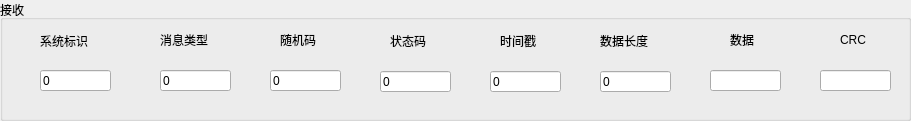
     <widget class="QGroupBox" name="groupBox_35">
      <property name="geometry">
       <rect>
        <x>650</x>
        <y>580</y>
        <width>911</width>
        <height>121</height>
       </rect>
      </property>
      <property name="title">
       <string>接收</string>
      </property>
      <widget class="QLabel" name="label_63">
       <property name="geometry">
        <rect>
         <x>1570</x>
         <y>40</y>
         <width>41</width>
         <height>21</height>
        </rect>
       </property>
       <property name="text">
        <string>X向</string>
       </property>
      </widget>
      <widget class="QLabel" name="label_64">
       <property name="geometry">
        <rect>
         <x>1680</x>
         <y>40</y>
         <width>41</width>
         <height>21</height>
        </rect>
       </property>
       <property name="text">
        <string>X向</string>
       </property>
      </widget>
      <widget class="QLabel" name="label_126">
       <property name="geometry">
        <rect>
         <x>40</x>
         <y>30</y>
         <width>71</width>
         <height>21</height>
        </rect>
       </property>
       <property name="text">
        <string>系统标识</string>
       </property>
      </widget>
      <widget class="QLineEdit" name="rec_randomCode">
       <property name="enabled">
        <bool>true</bool>
       </property>
       <property name="geometry">
        <rect>
         <x>270</x>
         <y>70</y>
         <width>71</width>
         <height>21</height>
        </rect>
       </property>
       <property name="text">
        <string>0</string>
       </property>
      </widget>
      <widget class="QLineEdit" name="rec_time">
       <property name="enabled">
        <bool>true</bool>
       </property>
       <property name="geometry">
        <rect>
         <x>490</x>
         <y>71</y>
         <width>71</width>
         <height>21</height>
        </rect>
       </property>
       <property name="text">
        <string>0</string>
       </property>
      </widget>
      <widget class="QLineEdit" name="rec_statue_code">
       <property name="enabled">
        <bool>true</bool>
       </property>
       <property name="geometry">
        <rect>
         <x>380</x>
         <y>71</y>
         <width>71</width>
         <height>21</height>
        </rect>
       </property>
       <property name="text">
        <string>0</string>
       </property>
      </widget>
      <widget class="QLabel" name="label_127">
       <property name="geometry">
        <rect>
         <x>160</x>
         <y>29</y>
         <width>71</width>
         <height>21</height>
        </rect>
       </property>
       <property name="text">
        <string>消息类型</string>
       </property>
      </widget>
      <widget class="QLineEdit" name="rec_msg_id">
       <property name="enabled">
        <bool>true</bool>
       </property>
       <property name="geometry">
        <rect>
         <x>160</x>
         <y>70</y>
         <width>71</width>
         <height>21</height>
        </rect>
       </property>
       <property name="text">
        <string>0</string>
       </property>
      </widget>
      <widget class="QLineEdit" name="rec_msg_size">
       <property name="enabled">
        <bool>true</bool>
       </property>
       <property name="geometry">
        <rect>
         <x>600</x>
         <y>71</y>
         <width>71</width>
         <height>21</height>
        </rect>
       </property>
       <property name="text">
        <string>0</string>
       </property>
      </widget>
      <widget class="QLabel" name="label_128">
       <property name="geometry">
        <rect>
         <x>600</x>
         <y>30</y>
         <width>61</width>
         <height>21</height>
        </rect>
       </property>
       <property name="text">
        <string>数据长度</string>
       </property>
      </widget>
      <widget class="QLabel" name="label_129">
       <property name="geometry">
        <rect>
         <x>280</x>
         <y>29</y>
         <width>51</width>
         <height>21</height>
        </rect>
       </property>
       <property name="text">
        <string>随机码</string>
       </property>
      </widget>
      <widget class="QLabel" name="label_130">
       <property name="geometry">
        <rect>
         <x>500</x>
         <y>30</y>
         <width>51</width>
         <height>21</height>
        </rect>
       </property>
       <property name="text">
        <string>时间戳</string>
       </property>
      </widget>
      <widget class="QLabel" name="label_131">
       <property name="geometry">
        <rect>
         <x>390</x>
         <y>30</y>
         <width>51</width>
         <height>21</height>
        </rect>
       </property>
       <property name="text">
        <string>状态码</string>
       </property>
      </widget>
      <widget class="QLineEdit" name="rec_sys_type">
       <property name="enabled">
        <bool>true</bool>
       </property>
       <property name="geometry">
        <rect>
         <x>40</x>
         <y>70</y>
         <width>71</width>
         <height>21</height>
        </rect>
       </property>
       <property name="text">
        <string>0</string>
       </property>
      </widget>
      <widget class="QLabel" name="label_134">
       <property name="geometry">
        <rect>
         <x>730</x>
         <y>29</y>
         <width>41</width>
         <height>21</height>
        </rect>
       </property>
       <property name="text">
        <string>数据</string>
       </property>
      </widget>
      <widget class="QLineEdit" name="rec_msg_data">
       <property name="enabled">
        <bool>true</bool>
       </property>
       <property name="geometry">
        <rect>
         <x>710</x>
         <y>70</y>
         <width>71</width>
         <height>21</height>
        </rect>
       </property>
       <property name="text">
        <string/>
       </property>
      </widget>
      <widget class="QLabel" name="label_137">
       <property name="geometry">
        <rect>
         <x>840</x>
         <y>29</y>
         <width>41</width>
         <height>21</height>
        </rect>
       </property>
       <property name="text">
        <string>CRC</string>
       </property>
      </widget>
      <widget class="QLineEdit" name="rec_msg_crc">
       <property name="enabled">
        <bool>true</bool>
       </property>
       <property name="geometry">
        <rect>
         <x>820</x>
         <y>70</y>
         <width>71</width>
         <height>21</height>
        </rect>
       </property>
       <property name="text">
        <string/>
       </property>
      </widget>
     </widget>
